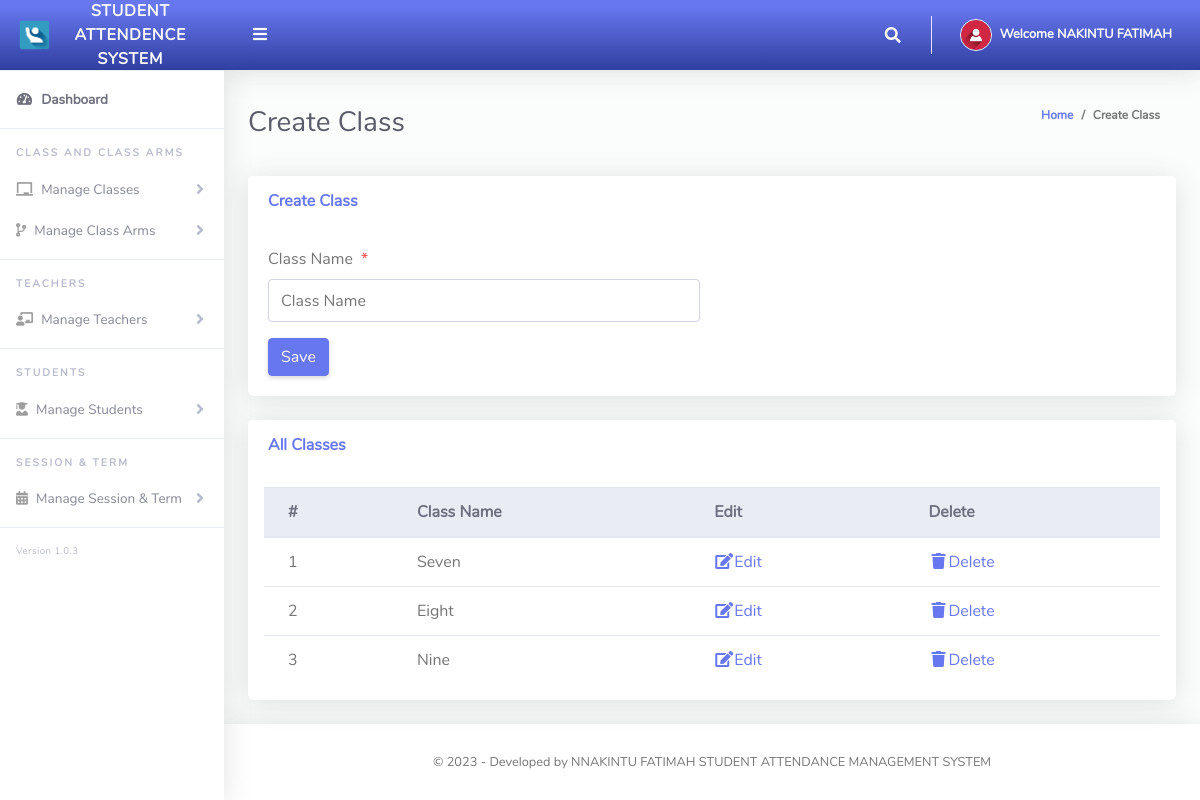
The app's page /Admin/createClass.php (signed in) with its own data.
### tables this page shows
CREATE TABLE `tblclass` (
  `Id` int(10) NOT NULL,
  `className` varchar(255) NOT NULL
);

### Admin/createClass.php (the view, shortened to what this page needs)
<?php
include '../Includes/dbcon.php';
?>
<!DOCTYPE html>
<html lang="en">
<head>
  <link href="../vendor/fontawesome-free/css/all.min.css" rel="stylesheet" type="text/css">
  <link href="../vendor/bootstrap/css/bootstrap.min.css" rel="stylesheet" type="text/css">
  <link href="css/ruang-admin.min.css" rel="stylesheet">
</head>
<body id="page-top">
  <div id="wrapper">
      <?php include "Includes/sidebar.php";?>
    <div id="content-wrapper" class="d-flex flex-column">
      <div id="content">
       <?php include "Includes/topbar.php";?>
        <div class="container-fluid" id="container-wrapper">
          <div class="d-sm-flex align-items-center justify-content-between mb-4">
            <h1 class="h3 mb-0 text-gray-800">Create Class</h1>
            <ol class="breadcrumb">
              <li class="breadcrumb-item"><a href="./">Home</a></li>
              <li class="breadcrumb-item active" aria-current="page">Create Class</li>
            </ol>
          </div>
          <div class="row">
            <div class="col-lg-12">
              <div class="card mb-4">
                <div class="card-header py-3 d-flex flex-row align-items-center justify-content-between">
                  <h6 class="m-0 font-weight-bold text-primary">Create Class</h6>
                </div>
                <div class="card-body">
                  <form method="post">
                    <div class="form-group row mb-3">
                        <div class="col-xl-6">
                            <label class="form-control-label">Class Name<span class="text-danger ml-2">*</span></label>
                      <input type="text" class="form-control" name="className" value="<?php echo $row['className'];?>" id="exampleInputFirstName" placeholder="Class Name">
                        </div>
                    </div>
                      <?php
                    if (isset($Id))
                    {
                    ?>
                    <button type="submit" name="update" class="btn btn-warning">Update</button>
                    &nbsp;&nbsp;&nbsp;&nbsp;&nbsp;&nbsp;&nbsp;&nbsp;&nbsp;&nbsp;
                    <?php
                    } else {
                    ?>
                    <button type="submit" name="save" class="btn btn-primary">Save</button>
                    <?php
                    }
                    ?>
                  </form>
                </div>
              </div>
                 <div class="row">
              <div class="col-lg-12">
              <div class="card mb-4">
                <div class="card-header py-3 d-flex flex-row align-items-center justify-content-between">
                  <h6 class="m-0 font-weight-bold text-primary">All Classes</h6>
                </div>
                <div class="table-responsive p-3">
                  <table class="table align-items-center table-flush table-hover" id="dataTableHover">
                    <thead class="thead-light">
                      <tr>
                        <th>#</th>
                        <th>Class Name</th>
                        <th>Edit</th>
                        <th>Delete</th>
                      </tr>
                    </thead>
                    <tbody>
                  <?php
                      $query = "SELECT * FROM tblclass";
                      $rs = $conn->query($query);
                      $num = $rs->num_rows;
                      $sn=0;
                      if($num > 0)
                      {
                        while ($rows = $rs->fetch_assoc())
                          {
                             $sn = $sn + 1;
                            echo"
                              <tr>
                                <td>".$sn."</td>
                                <td>".$rows['className']."</td>
                                <td><a href='?action=edit&Id=".$rows['Id']."'><i class='fas fa-fw fa-edit'></i>Edit</a></td>
                                <td><a href='?action=delete&Id=".$rows['Id']."'><i class='fas fa-fw fa-trash'></i>Delete</a></td>
                              </tr>";
                          }
                      }
                      else
                      {
                           echo
                           "<div class='alert alert-danger' role='alert'>
                            No Record Found!
                            </div>";
                      }
                      ?>
                    </tbody>
                  </table>
                </div>
              </div>
            </div>
            </div>
          </div>
        </div>
      </div>
       <?php include "Includes/footer.php";?>
    </div>
  </div>
</body>
</html>

### Admin/Includes/topbar.php (shortened to what this page needs)
<?php
  $query = "SELECT * FROM tbladmin WHERE Id = ".$_SESSION['userId']."";
  $rs = $conn->query($query);
  $rows = $rs->fetch_assoc();
  $fullName = $rows['firstName']." ".$rows['lastName'];
?>
<nav class="navbar navbar-expand navbar-light bg-gradient-primary topbar mb-4 static-top">
          <button id="sidebarToggleTop" class="btn btn-link rounded-circle mr-3">
            <i class="fa fa-bars"></i>
          </button>
          <ul class="navbar-nav ml-auto">
            <li class="nav-item dropdown no-arrow">
              <a class="nav-link dropdown-toggle" href="#" id="searchDropdown" role="button" data-toggle="dropdown"
                aria-haspopup="true" aria-expanded="false">
                <i class="fas fa-search fa-fw"></i>
              </a>
            </li>
            <li class="nav-item dropdown no-arrow">
              <a class="nav-link dropdown-toggle" href="#" id="userDropdown" role="button" data-toggle="dropdown"
                aria-haspopup="true" aria-expanded="false">
                <img class="img-profile rounded-circle" src="img/user-icn.png" style="max-width: 60px">
                <span class="ml-2 d-none d-lg-inline text-white small"><b>Welcome <?php echo $fullName;?></b></span>
              </a>
            </li>
          </ul>
        </nav>

### records on screen
tblclass: className "Seven"
tblclass: className "Eight"
tblclass: className "Nine"

### other values on screen
$fullName "NAKINTU FATIMAH"
